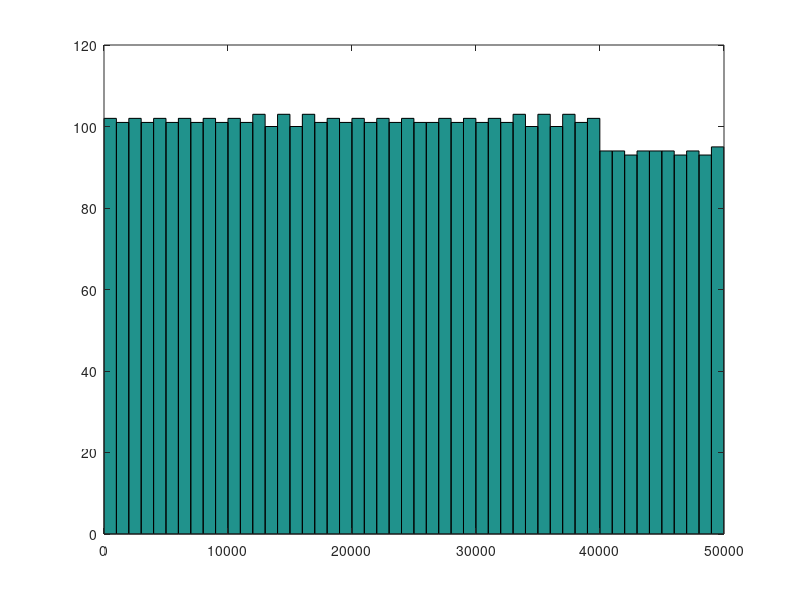

This chart was generated by the following MATLAB code:
% (k*B) % D
% June 29 2018

close all; 
clc; 

B = 128;
D = 5e4;

STEPS = 5e3; 
Mod_kBD = zeros(1, STEPS);

for k = 1: STEPS
    mod_kBD = mod(k*B, D);
    quo = floor(k*B/D);
    Mod_kBD(k) = mod_kBD;
    
    fprintf('%d %% %d = %d ... %d \n', k*B, D, quo, mod_kBD);
    
end

nbins = 50;
hist( Mod_kBD, nbins)